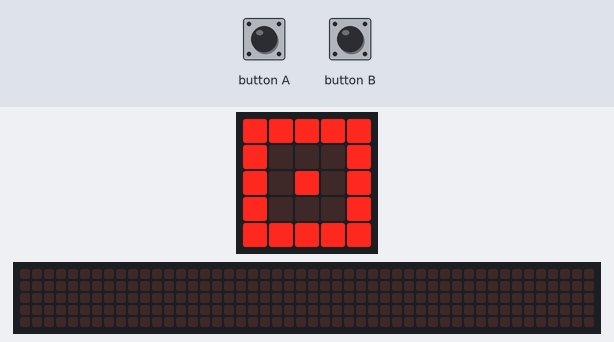
The program below on a simulated BBC micro:bit (MakeCode). Shown: the board's 5×5 LED display, a strip that is not on the board, showing the scrolling text unrolled. Inputs (shaded band) come from the test bench. The 48×5 strip is a reading aid, not a part: it shows the text the display is scrolling, unrolled, one strip-width of it at a time.

Above: at 1.2 s.
1.3 s: button A pressed for 0.15 s
At 1.73 s:
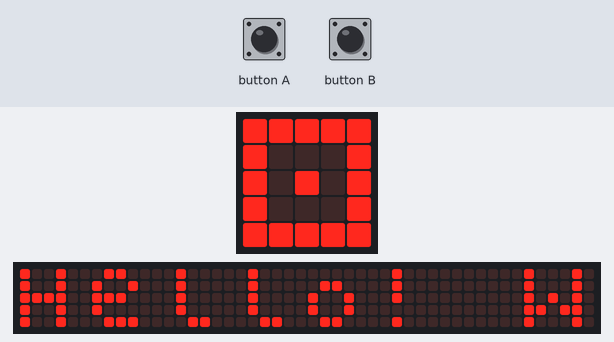
At 7.6 s:
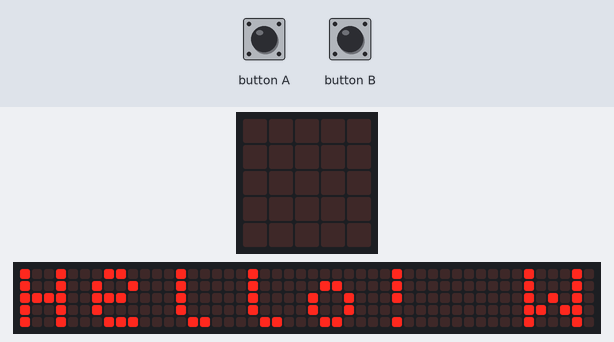

The program:

main.ts
```typescript
input.onButtonPressed(Button.A, function () {
    basic.showString("Hello! What's your name?")
})
input.onButtonPressed(Button.B, function () {
    basic.showString("Hi! My name is Eric Lin.")
})
basic.forever(function () {
    basic.showLeds(`
        # # # # #
        # . . . #
        # . # . #
        # . . . #
        # # # # #
        `)
})
```

test.ts
```typescript
// 在這裡測試；當此封包作為擴充功能時，將不會編譯此內容。
```

Measured:
- after the input at 1.3 s, the display: changes after 0.36 s (image 1)
